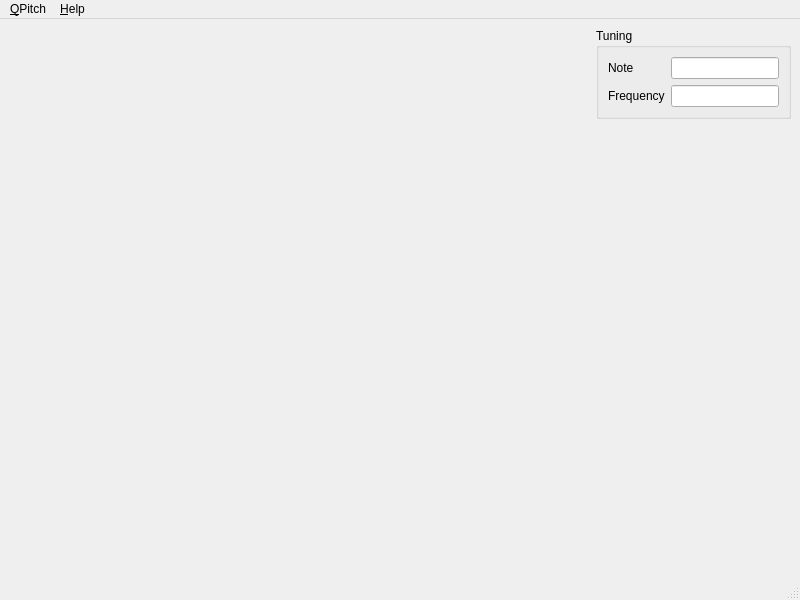
<ui version="4.0" >
 <class>QPitch</class>
 <widget class="QMainWindow" name="QPitch" >
  <property name="geometry" >
   <rect>
    <x>0</x>
    <y>0</y>
    <width>800</width>
    <height>600</height>
   </rect>
  </property>
  <property name="minimumSize" >
   <size>
    <width>800</width>
    <height>600</height>
   </size>
  </property>
  <property name="maximumSize" >
   <size>
    <width>800</width>
    <height>600</height>
   </size>
  </property>
  <property name="windowTitle" >
   <string>QPitch</string>
  </property>
  <property name="windowIcon" >
   <iconset resource="qpitch.qrc" >:/icons/qpitch.png</iconset>
  </property>
  <widget class="QWidget" name="centralwidget" >
   <layout class="QGridLayout" >
    <item row="0" column="0" >
     <widget class="QLogView" native="1" name="widget_qlogview" >
      <property name="sizePolicy" >
       <sizepolicy vsizetype="Minimum" hsizetype="MinimumExpanding" >
        <horstretch>0</horstretch>
        <verstretch>0</verstretch>
       </sizepolicy>
      </property>
     </widget>
    </item>
    <item row="0" column="1" >
     <widget class="QGroupBox" name="groupBox_tuning" >
      <property name="title" >
       <string>Tuning</string>
      </property>
      <layout class="QGridLayout" >
       <item row="0" column="0" >
        <widget class="QLabel" name="label_note" >
         <property name="text" >
          <string>Note</string>
         </property>
        </widget>
       </item>
       <item row="0" column="1" >
        <widget class="QLineEdit" name="lineEdit_note" >
         <property name="sizePolicy" >
          <sizepolicy vsizetype="Fixed" hsizetype="Minimum" >
           <horstretch>0</horstretch>
           <verstretch>0</verstretch>
          </sizepolicy>
         </property>
         <property name="cursor" >
          <cursorShape>ArrowCursor</cursorShape>
         </property>
         <property name="focusPolicy" >
          <enum>Qt::NoFocus</enum>
         </property>
         <property name="contextMenuPolicy" >
          <enum>Qt::NoContextMenu</enum>
         </property>
         <property name="maxLength" >
          <number>10</number>
         </property>
         <property name="alignment" >
          <set>Qt::AlignRight|Qt::AlignTrailing|Qt::AlignVCenter</set>
         </property>
         <property name="readOnly" >
          <bool>true</bool>
         </property>
        </widget>
       </item>
       <item row="1" column="0" >
        <widget class="QLabel" name="label_frequency" >
         <property name="text" >
          <string>Frequency</string>
         </property>
        </widget>
       </item>
       <item row="1" column="1" >
        <widget class="QLineEdit" name="lineEdit_frequency" >
         <property name="sizePolicy" >
          <sizepolicy vsizetype="Fixed" hsizetype="Minimum" >
           <horstretch>0</horstretch>
           <verstretch>0</verstretch>
          </sizepolicy>
         </property>
         <property name="cursor" >
          <cursorShape>ArrowCursor</cursorShape>
         </property>
         <property name="focusPolicy" >
          <enum>Qt::NoFocus</enum>
         </property>
         <property name="contextMenuPolicy" >
          <enum>Qt::NoContextMenu</enum>
         </property>
         <property name="maxLength" >
          <number>10</number>
         </property>
         <property name="alignment" >
          <set>Qt::AlignRight|Qt::AlignTrailing|Qt::AlignVCenter</set>
         </property>
         <property name="readOnly" >
          <bool>true</bool>
         </property>
        </widget>
       </item>
      </layout>
     </widget>
    </item>
    <item row="1" column="0" colspan="2" >
     <widget class="QOsziView" native="1" name="widget_qosziview" >
      <property name="sizePolicy" >
       <sizepolicy vsizetype="MinimumExpanding" hsizetype="MinimumExpanding" >
        <horstretch>0</horstretch>
        <verstretch>0</verstretch>
       </sizepolicy>
      </property>
      <property name="autoFillBackground" >
       <bool>true</bool>
      </property>
     </widget>
    </item>
   </layout>
  </widget>
  <widget class="QMenuBar" name="menubar" >
   <property name="geometry" >
    <rect>
     <x>0</x>
     <y>0</y>
     <width>800</width>
     <height>25</height>
    </rect>
   </property>
   <widget class="QMenu" name="menu_Help" >
    <property name="title" >
     <string>&amp;Help</string>
    </property>
    <addaction name="action_about" />
    <addaction name="action_aboutQt" />
   </widget>
   <widget class="QMenu" name="menu_File" >
    <property name="title" >
     <string>&amp;QPitch</string>
    </property>
    <addaction name="action_preferences" />
    <addaction name="separator" />
    <addaction name="action_compactView" />
    <addaction name="separator" />
    <addaction name="action_quit" />
   </widget>
   <addaction name="menu_File" />
   <addaction name="menu_Help" />
  </widget>
  <widget class="QStatusBar" name="statusbar" />
  <action name="action_quit" >
   <property name="text" >
    <string>&amp;Quit</string>
   </property>
   <property name="statusTip" >
    <string>Quits the application</string>
   </property>
   <property name="shortcut" >
    <string>Ctrl+Q</string>
   </property>
  </action>
  <action name="action_about" >
   <property name="text" >
    <string>&amp;About</string>
   </property>
  </action>
  <action name="action_aboutQt" >
   <property name="text" >
    <string>About &amp;Qt</string>
   </property>
  </action>
  <action name="action_preferences" >
   <property name="text" >
    <string>&amp;Preferences</string>
   </property>
   <property name="shortcut" >
    <string>Ctrl+,</string>
   </property>
  </action>
  <action name="action_compactView" >
   <property name="checkable" >
    <bool>true</bool>
   </property>
   <property name="checked" >
    <bool>false</bool>
   </property>
   <property name="text" >
    <string>&amp;Compact View</string>
   </property>
   <property name="shortcut" >
    <string>Ctrl+D</string>
   </property>
  </action>
 </widget>
 <customwidgets>
  <customwidget>
   <class>QOsziView</class>
   <extends>QWidget</extends>
   <header>qosziview.h</header>
   <container>1</container>
  </customwidget>
  <customwidget>
   <class>QLogView</class>
   <extends>QWidget</extends>
   <header>qlogview.h</header>
   <container>1</container>
  </customwidget>
 </customwidgets>
 <resources>
  <include location="qpitch.qrc" />
 </resources>
 <connections>
  <connection>
   <sender>action_quit</sender>
   <signal>triggered()</signal>
   <receiver>QPitch</receiver>
   <slot>close()</slot>
   <hints>
    <hint type="sourcelabel" >
     <x>-1</x>
     <y>-1</y>
    </hint>
    <hint type="destinationlabel" >
     <x>290</x>
     <y>221</y>
    </hint>
   </hints>
  </connection>
 </connections>
</ui>
